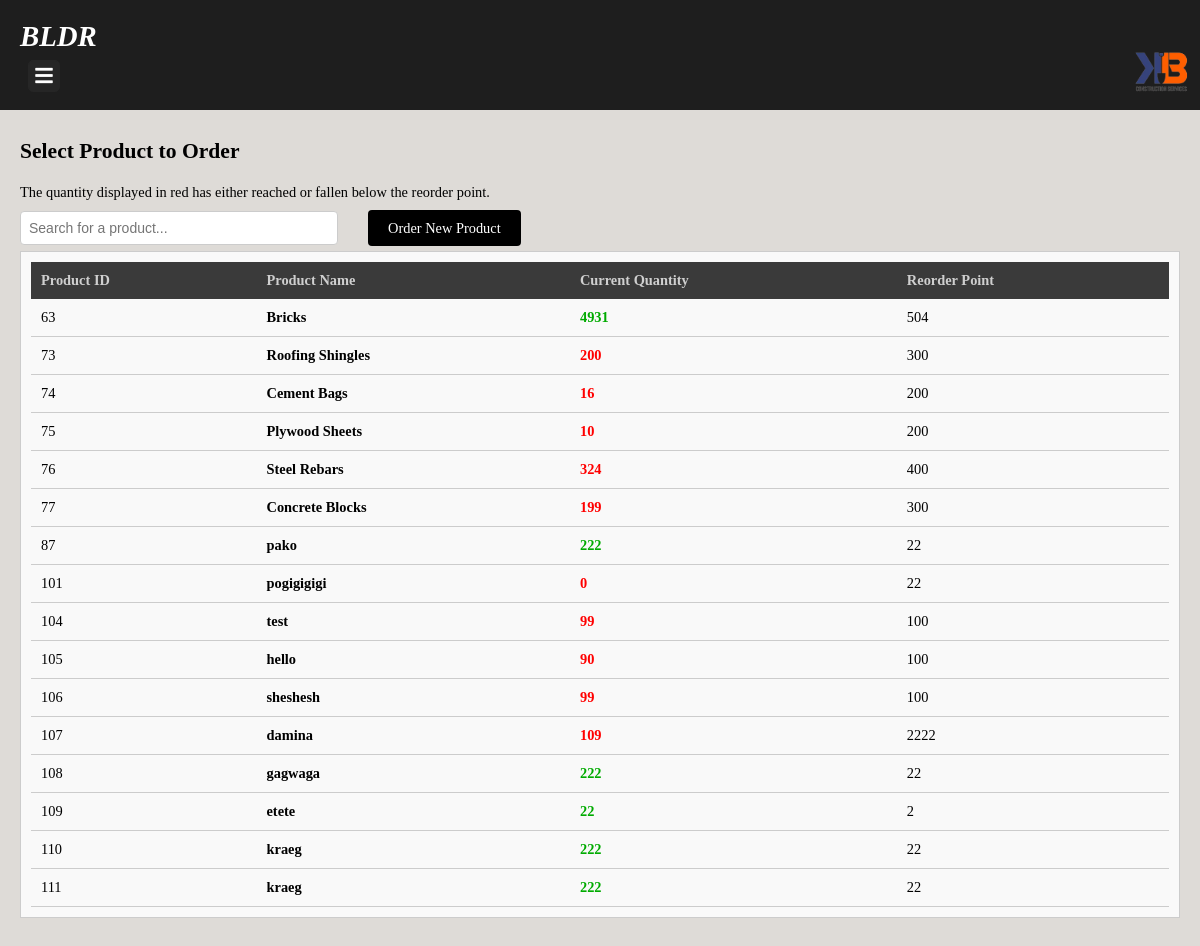
Page /order.php (signed in) on the committed database.
### tables this page shows
CREATE TABLE `products` (
  `id` int(11) NOT NULL,
  `name` varchar(255) DEFAULT NULL,
  `description` text DEFAULT NULL,
  `price` decimal(10,2) DEFAULT NULL,
  `quantity` int(11) DEFAULT NULL,
  `image` varchar(255) DEFAULT NULL,
  `created_at` timestamp NOT NULL DEFAULT current_timestamp(),
  `updated_at` timestamp NOT NULL DEFAULT current_timestamp() ON UPDATE current_timestamp(),
  `reorder_point` int(11) DEFAULT NULL,
  `status` enum('sufficient','reorder','received','inactive','pending') DEFAULT NULL
);

### order.php (the view, shortened to what this page needs)
<?php
include("connection.php");
include('layouts/header.php');
$query = "SELECT * FROM products";
$result = mysqli_query($con, $query);
if (mysqli_num_rows($result) > 0) {
    echo "<div class='main-content'>";
    echo "<h2>Select Product to Order</h2>";
    echo "<p>The quantity displayed in red has either reached or fallen below the reorder point.</p>";
    echo "<input type='text' class='search-input' id='searchInput' onkeyup='searchProducts()' placeholder='Search for a product...'>";
    echo "<a href='new_order.php' class='add-product-button black-bg'>Order New Product</a>";
    echo "<div class='notification-box'>";
    echo "<table>";
    echo "<tr><th>Product ID</th><th>Product Name</th><th>Current Quantity</th><th>Reorder Point</th></tr>";
    while ($row = mysqli_fetch_assoc($result)) {
        $productId = $row['id'];
        $productName = $row['name'];
        $currentQuantity = $row['quantity'];
        $reorder_point = $row['reorder_point'];
        $readClass = "";
        echo "<tr class='notification-row $readClass' onclick=\"window.location='order_demand.php?id=$productId'\">";
        echo "<td>$productId</td>";
        echo "<td><b>$productName</b></td>";
        if ($currentQuantity < $reorder_point) {
            echo "<td><b><span class='low-quantity'>$currentQuantity</span></b></td>";
        } else {
            echo "<td><b><span class='green'>$currentQuantity</span></b></td>";
        }
        echo "<td>$reorder_point</td>";
        echo "</tr>";
    }
    echo "</table>";
    echo "</div>";
    echo "</div>";
} else {
    echo "<div class='main-content'>";
    echo "<h2>No Reorder Required</h2>";
    echo "<p>All products are currently stocked above the reorder point or have a different status.</p>";
    echo "</div>";
}
?>
<link rel="stylesheet" href="demands.css">

### bldr.css (style rules this page uses)
body { font-size: 0.9em; }
* { margin: 0; padding: 0; text-decoration: none; }
.main-content { margin-left: 0; padding: 20px; transition: margin-left 0.5s; }
a { color: inherit; text-decoration: none; }
.main-content { margin-top: 100px; }
h2 { margin-bottom: 20px; }
p { margin-bottom: 10px; }
body { background-color: #dedbd7; }

### existing.css (style rules this page uses)
h2 { display: inline-block; }

### demands.css (style rules this page uses)
.notification-box { border: 1px solid #ccc; padding: 10px; margin-bottom: 20px; background-color: #f9f9f9; cursor: pointer; transition: background-color 0.3s ease; }
table { width: 100%; border-collapse: collapse; }
th, td { padding: 10px; text-align: left; }
th { background-color: #3a3a3a; color: #cfcfcf; font-weight: bold; }
td { border-bottom: 1px solid #ccc; }
.low-quantity { color: red; }
.green { color: rgb(0, 171, 0); }
.search-input { width: 300px; padding: 8px; font-size: 14px; border: 1px solid #ccc; border-radius: 4px; margin-bottom: 6px; margin-right: 30px; }
.black-bg { background-color: black; color: white; padding: 10px 20px; text-decoration: none; border-radius: 0.25rem; }

### rows in the picture
products: id "63", name "Bricks", quantity "4931", reorder_point "504"
products: id "73", name "Roofing Shingles", quantity "200", reorder_point "300"
products: id "74", name "Cement Bags", quantity "16", reorder_point "200"
products: id "75", name "Plywood Sheets", quantity "10", reorder_point "200"
products: id "76", name "Steel Rebars", quantity "324", reorder_point "400"
products: id "77", name "Concrete Blocks", quantity "199", reorder_point "300"
products: id "87", name "pako", quantity "222", reorder_point "22"
products: id "101", name "pogigigigi", quantity "0", reorder_point "22"
products: id "104", name "test", quantity "99", reorder_point "100"
products: id "105", name "hello", quantity "90", reorder_point "100"
products: id "106", name "sheshesh", quantity "99", reorder_point "100"
products: id "107", name "damina", quantity "109", reorder_point "2222"
products: id "108", name "gagwaga", quantity "222", reorder_point "22"
products: id "109", name "etete", quantity "22", reorder_point "2"
products: id "110", name "kraeg", quantity "222", reorder_point "22"
products: id "111", name "kraeg", quantity "222", reorder_point "22"
